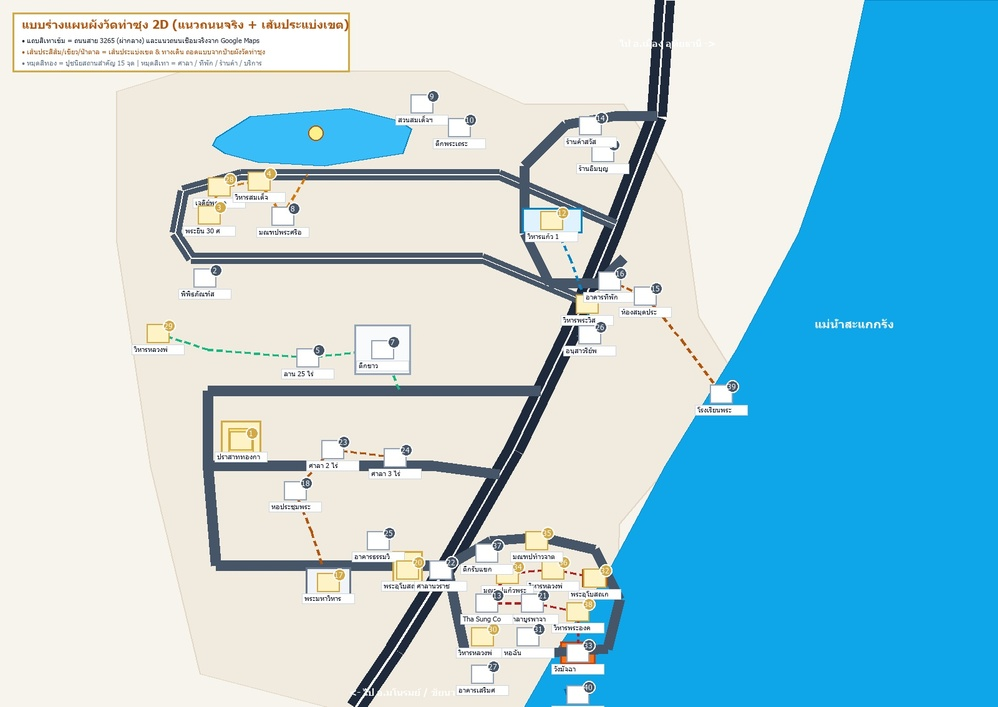
#> input picture scratch/user_master_map.jpg, 998 x 707 px, shrunk from 1600 x 1133 before the run, found by its file name
$ python crop_user_map.py
#> lines starting #> are read from the running program, lines starting #| are printed output that depends on the picture
from PIL import Image

im = Image.open('scratch/user_master_map.jpg')
#> im is the input picture: PIL image 998x707 RGB; mean R, G, B 168.1, 208.5, 221.7
w, h = im.size
#> w = 998; h = 707

# Let's crop into 4 quadrants to view all numbers clearly
# Top-Left:
im.crop((0, 0, int(w*0.5), int(h*0.55))).save('scratch/user_tl.jpg', quality=95)
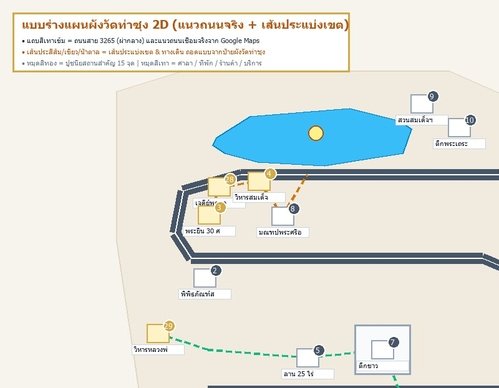
#> saved as user_tl.jpg: PIL image 499x388 RGB; mean R, G, B 226.2, 228.3, 222.1
# Bottom-Left:
im.crop((0, int(h*0.45), int(w*0.55), h)).save('scratch/user_bl.jpg', quality=95)
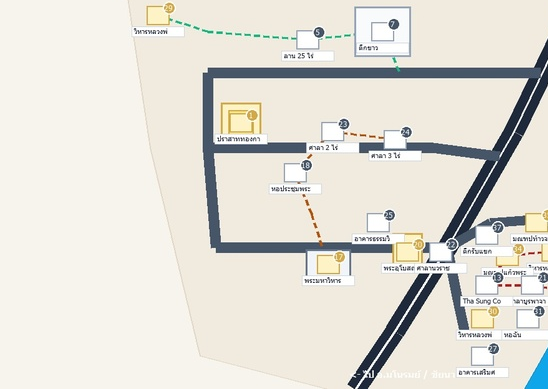
#> saved as user_bl.jpg: PIL image 548x389 RGB; mean R, G, B 225.9, 223.3, 215.6
# Top-Right:
im.crop((int(w*0.4), 0, w, int(h*0.55))).save('scratch/user_tr.jpg', quality=95)
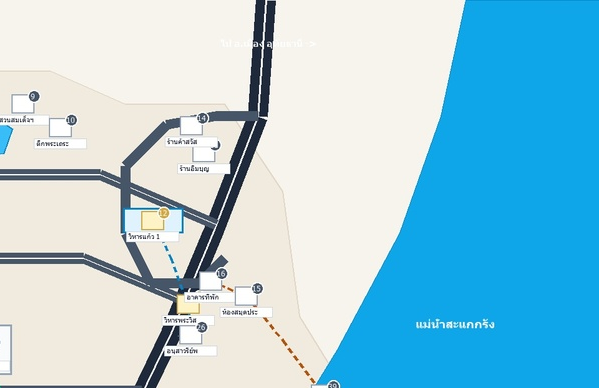
#> saved as user_tr.jpg: PIL image 599x388 RGB; mean R, G, B 157.4, 204.9, 222.2
# Bottom-Right:
im.crop((int(w*0.4), int(h*0.45), w, h)).save('scratch/user_br.jpg', quality=95)
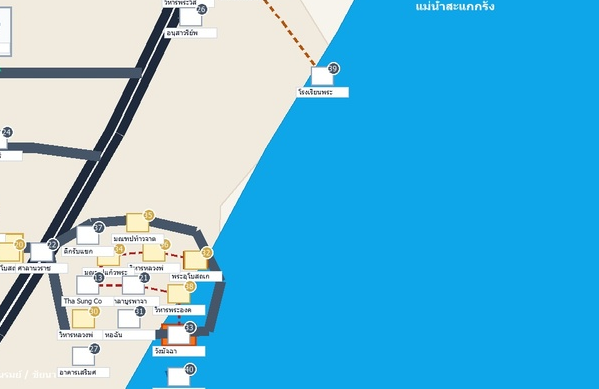
#> saved as user_br.jpg: PIL image 599x389 RGB; mean R, G, B 99.7, 185.9, 221

print("Saved 4 crops of user map")
